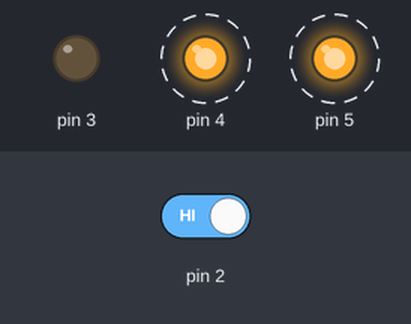
Recording of a sketch running on a simulated Arduino Uno, built with avr-gcc and run on an emulated ATmega328P. Shown: output pins drawn as LEDs (lit = HIGH). Dashed ring = blinking. The inputs (shaded band) are chosen by the test bench; at power-on: pin 2 HIGH.

Above: at 1.82 s.
2.6 s: pin 2 driven LOW
At 3.27 s:
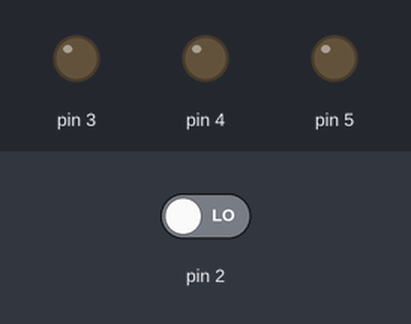
At 4.6 s:
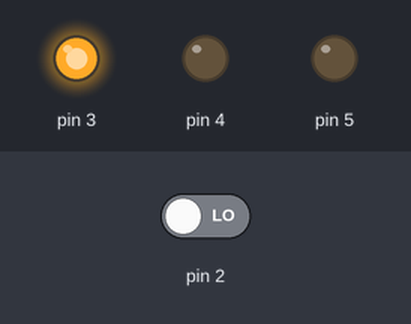
4.9 s: pin 2 driven HIGH
At 5.32 s:
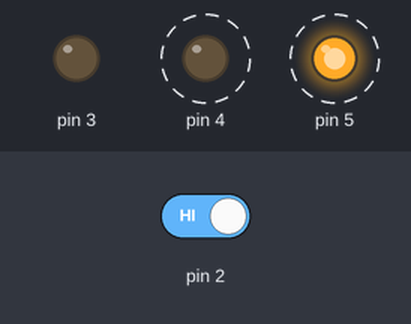
Timing chart, 0 to 14.4 s (numbered marks = the images above; inputs shaded):
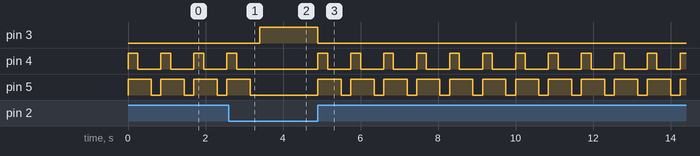

The sketch:

spaceShipInterface.ino
```cpp
int cambiaEstado = 0;

void setup() {
  pinMode(3, OUTPUT);
  pinMode(4, OUTPUT);
  pinMode(5, OUTPUT);
  pinMode(2, INPUT);
}

void loop() {
  cambiaEstado = digitalRead(2);

  //comment


if(cambiaEstado == LOW){
  digitalWrite(3, HIGH);
  digitalWrite(4, LOW);
  digitalWrite(5, LOW);
  }else{
    digitalWrite(3, LOW);
  digitalWrite(4, HIGH);
  digitalWrite(5, HIGH);

  delay(250);
  digitalWrite(4, LOW);
  delay(350);
  digitalWrite(5, LOW);
  delay(250);
    }
}
```

Measured:
- after the input at 2.6 s, pin 3: LOW → HIGH after 0.80 s; pin 4: goes on until 2.8 s, then stays LOW; pin 5: goes on until 3.2 s, then stays LOW
- after the input at 4.9 s, pin 3: HIGH → LOW at once; pin 4: alternates HIGH for 0.25 s and LOW for 0.60 s, starting at once; pin 5: alternates HIGH for 0.60 s and LOW for 0.25 s, starting at once
- by itself, pin 4: alternates HIGH for 0.25 s and LOW for 0.60 s
- by itself, pin 5: alternates HIGH for 0.60 s and LOW for 0.25 s
